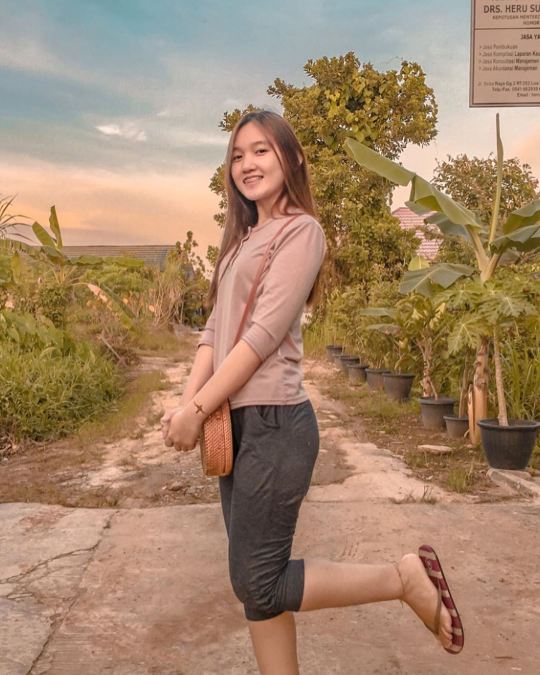
#> input picture assets/1.jpg, 1080 x 1350 px (shown at 1/2 size)
$ python -i utils.py   (imports and definitions only)
#> lines starting #> are read from the running program, lines starting #| are printed output that depends on the picture
#> further down, picture is the input picture: shape (1350, 1080, 3); mean B, G, R 107.3, 134, 164.2
import cv2
import matplotlib.pyplot as plt
import os

from cv2 import dnn_superres

class SuperResolution():
    def __init__(self):
        self.image = None
        self.face_cascade = cv2.CascadeClassifier('haarcascade/haarcascade_frontalface_default.xml')
        self.eye_cascade = cv2.CascadeClassifier('haarcascade/haarcascade_eye.xml')

    def cropped(self, image):
        # image = cv2.imread(image_path)
        gray = cv2.cvtColor(image, cv2.COLOR_BGR2GRAY)
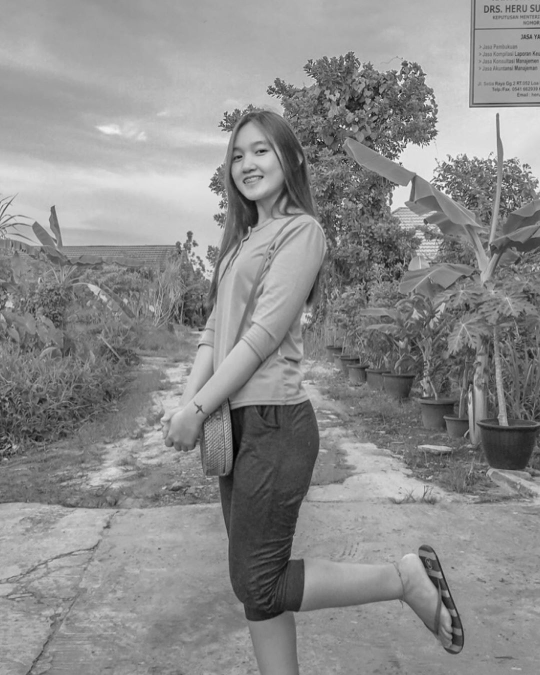
#> gray: shape (1350, 1080) (shown at 1/2 size); min 0, max 253, mean 140
        faces = self.face_cascade.detectMultiScale(image, 1.3,5)
#> faces = [[443, 1255, 69, 69], [443, 257, 130, 130]]
        for (x,y,w,h) in faces:
            roi_gray = gray[y:y+h, x:x+w]
            roi_color = image[y:y+h, x:x+w]
            eyes = self.eye_cascade.detectMultiScale(roi_color)
            if len(eyes) >= 2:
                return roi_color
#> this loop made 2 passes
#> (x, y, w, h, eyes) on pass 2: (443, 257, 130, 130, [[61, 26, 37, 37], [19, 44, 28, 28]])
#> pass 1, in cropped, `roi_gray = gray[y:y+h, x:x+w]`:
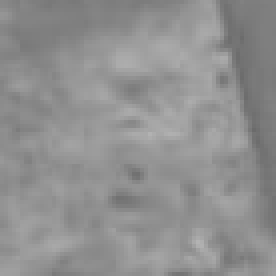
#> roi_gray: shape (69, 69) (shown 4 times larger); min 107, max 179, mean 144
#> pass 1, in cropped, `roi_color = image[y:y+h, x:x+w]`:
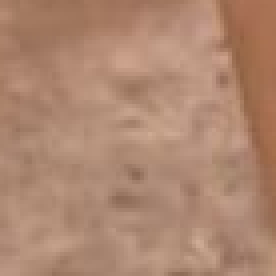
#> roi_color: shape (69, 69, 3) (shown 4 times larger); mean B, G, R 112.6, 134.8, 174
#> pass 2, in cropped, `roi_gray = gray[y:y+h, x:x+w]`:
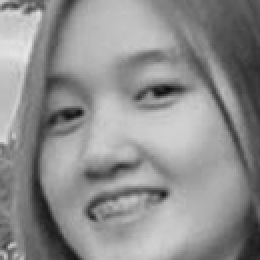
#> roi_gray: shape (130, 130) (shown 2 times larger); min 13, max 230, mean 142.2
#> pass 2, in cropped, `roi_color = image[y:y+h, x:x+w]`:
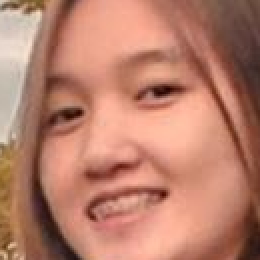
#> roi_color: shape (130, 130, 3) (shown 2 times larger); mean B, G, R 107.5, 127.1, 185.2

    def resizing(self, image):
        self.image = image
        image = self.cropped(image)
        w,h,_ = image.shape
#> w = 130; h = 130
        up_width = w*4
#> up_width = 520
        up_height = h*4
#> up_height = 520
        up_points = (up_width, up_height)
#> up_points = (520, 520)
        resized_up = cv2.resize(image, up_points, interpolation= cv2.INTER_LINEAR)

        return resized_up
    def resolution(self,image,model,base_path='models'):
        self.image = image
        image = self.cropped(image)
        sr = dnn_superres.DnnSuperResImpl_create()
        model_path = os.path.join(base_path, model +".pb")
        model_name = model.split('_')[0].lower()
        model_scale = int(model.split("_")[1][1])
        sr.readModel(model_path)
        sr.setModel(model_name, model_scale)
        Final_Img = sr.upsample(image)

        return Final_Img

>>> import cv2
>>> picture = cv2.imread('assets/1.jpg')
>>> result = SuperResolution().resizing(picture)

$ run again, on assets/2.jpg
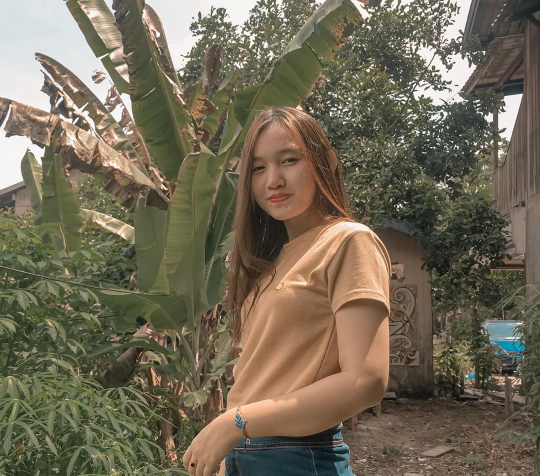
#> input picture assets/2.jpg, 1080 x 951 px (shown at 1/2 size)
#> picture is the input picture: shape (951, 1080, 3); mean B, G, R 86.4, 105.9, 114.8
#> in cropped, `gray = cv2.cvtColor(image, cv2.COLOR_BGR2GRAY)`:
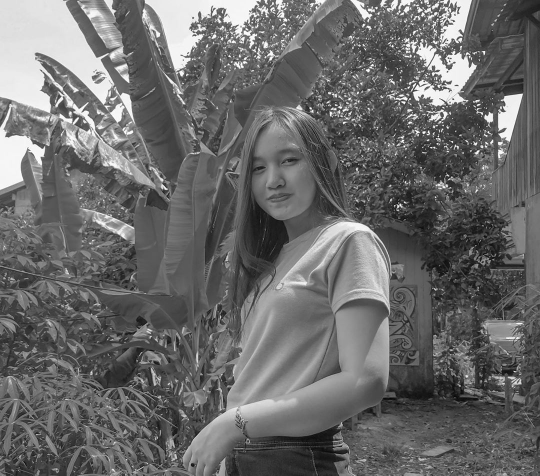
#> gray: shape (951, 1080) (shown at 1/2 size); min 0, max 255, mean 106.3
#> faces = [[469, 262, 170, 170]]
#> the loop in cropped, `for (x,y,w,h) in faces:` made 1 pass
#> (x, y, w, h, eyes) on pass 1: (469, 262, 170, 170, [[82, 39, 44, 44], [33, 60, 33, 33]])
#> pass 1, in cropped, `roi_color = image[y:y+h, x:x+w]`:
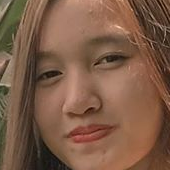
#> roi_color: shape (170, 170, 3); mean B, G, R 70.6, 91.3, 125.3
